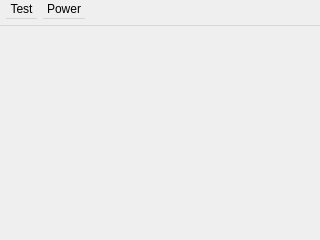
<?xml version="1.0" encoding="UTF-8"?>
<ui version="4.0">
 <class>MainWindow</class>
 <widget class="QMainWindow" name="MainWindow">
  <property name="geometry">
   <rect>
    <x>0</x>
    <y>0</y>
    <width>320</width>
    <height>240</height>
   </rect>
  </property>
  <property name="windowTitle">
   <string>MainWindow</string>
  </property>
  <widget class="QWidget" name="centralWidget">
   <widget class="QLabel" name="label">
    <property name="geometry">
     <rect>
      <x>0</x>
      <y>0</y>
      <width>320</width>
      <height>240</height>
     </rect>
    </property>
    <property name="text">
     <string/>
    </property>
    <property name="pixmap">
     <pixmap resource="res.qrc">:/pics/plateau.png</pixmap>
    </property>
   </widget>
  </widget>
  <widget class="QMenuBar" name="menuBar">
   <property name="geometry">
    <rect>
     <x>0</x>
     <y>0</y>
     <width>320</width>
     <height>26</height>
    </rect>
   </property>
   <property name="sizePolicy">
    <sizepolicy hsizetype="MinimumExpanding" vsizetype="Fixed">
     <horstretch>0</horstretch>
     <verstretch>0</verstretch>
    </sizepolicy>
   </property>
   <property name="minimumSize">
    <size>
     <width>0</width>
     <height>26</height>
    </size>
   </property>
   <widget class="QMenu" name="menuTest">
    <property name="title">
     <string>Test</string>
    </property>
    <addaction name="actionTestOdometrie"/>
    <addaction name="actionTestMoteurs"/>
    <addaction name="actionTestCapteurs"/>
   </widget>
   <widget class="QMenu" name="menuPower">
    <property name="title">
     <string>Power</string>
    </property>
    <addaction name="actionRestart"/>
    <addaction name="actionHalt"/>
    <addaction name="actionReboot"/>
   </widget>
   <addaction name="menuTest"/>
   <addaction name="menuPower"/>
  </widget>
  <action name="actionTestMoteurs">
   <property name="text">
    <string>Test moteurs</string>
   </property>
  </action>
  <action name="actionTestOdometrie">
   <property name="text">
    <string>Test odométrie</string>
   </property>
  </action>
  <action name="actionHalt">
   <property name="text">
    <string>Halt</string>
   </property>
  </action>
  <action name="actionReboot">
   <property name="text">
    <string>Reboot</string>
   </property>
  </action>
  <action name="actionTestCapteurs">
   <property name="text">
    <string>Test capteurs</string>
   </property>
  </action>
  <action name="actionRestart">
   <property name="text">
    <string>Restart minigui</string>
   </property>
  </action>
 </widget>
 <layoutdefault spacing="6" margin="11"/>
 <resources>
  <include location="res.qrc"/>
 </resources>
 <connections>
  <connection>
   <sender>actionHalt</sender>
   <signal>activated()</signal>
   <receiver>MainWindow</receiver>
   <slot>PowerHalt()</slot>
   <hints>
    <hint type="sourcelabel">
     <x>-1</x>
     <y>-1</y>
    </hint>
    <hint type="destinationlabel">
     <x>159</x>
     <y>119</y>
    </hint>
   </hints>
  </connection>
  <connection>
   <sender>actionReboot</sender>
   <signal>activated()</signal>
   <receiver>MainWindow</receiver>
   <slot>PowerReboot()</slot>
   <hints>
    <hint type="sourcelabel">
     <x>-1</x>
     <y>-1</y>
    </hint>
    <hint type="destinationlabel">
     <x>159</x>
     <y>119</y>
    </hint>
   </hints>
  </connection>
  <connection>
   <sender>actionRestart</sender>
   <signal>activated()</signal>
   <receiver>MainWindow</receiver>
   <slot>PowerRestart()</slot>
   <hints>
    <hint type="sourcelabel">
     <x>-1</x>
     <y>-1</y>
    </hint>
    <hint type="destinationlabel">
     <x>159</x>
     <y>119</y>
    </hint>
   </hints>
  </connection>
  <connection>
   <sender>actionTestCapteurs</sender>
   <signal>activated()</signal>
   <receiver>MainWindow</receiver>
   <slot>TestCapteurs()</slot>
   <hints>
    <hint type="sourcelabel">
     <x>-1</x>
     <y>-1</y>
    </hint>
    <hint type="destinationlabel">
     <x>159</x>
     <y>119</y>
    </hint>
   </hints>
  </connection>
  <connection>
   <sender>actionTestMoteurs</sender>
   <signal>activated()</signal>
   <receiver>MainWindow</receiver>
   <slot>TestMoteurs()</slot>
   <hints>
    <hint type="sourcelabel">
     <x>-1</x>
     <y>-1</y>
    </hint>
    <hint type="destinationlabel">
     <x>159</x>
     <y>119</y>
    </hint>
   </hints>
  </connection>
  <connection>
   <sender>actionTestOdometrie</sender>
   <signal>activated()</signal>
   <receiver>MainWindow</receiver>
   <slot>TestOdometrie()</slot>
   <hints>
    <hint type="sourcelabel">
     <x>-1</x>
     <y>-1</y>
    </hint>
    <hint type="destinationlabel">
     <x>159</x>
     <y>119</y>
    </hint>
   </hints>
  </connection>
 </connections>
 <slots>
  <slot>TestCapteurs()</slot>
  <slot>TestMoteurs()</slot>
  <slot>TestOdometrie()</slot>
  <slot>PowerHalt()</slot>
  <slot>PowerReboot()</slot>
  <slot>PowerRestart()</slot>
 </slots>
</ui>
